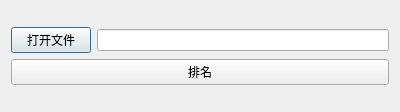
<?xml version="1.0" encoding="UTF-8"?>
<ui version="4.0">
 <class>teamDialog</class>
 <widget class="QDialog" name="teamDialog">
  <property name="geometry">
   <rect>
    <x>0</x>
    <y>0</y>
    <width>400</width>
    <height>112</height>
   </rect>
  </property>
  <property name="windowTitle">
   <string>Dialog</string>
  </property>
  <property name="modal">
   <bool>true</bool>
  </property>
  <layout class="QGridLayout" name="gridLayout">
   <item row="0" column="0">
    <layout class="QVBoxLayout" name="verticalLayout">
     <item>
      <layout class="QHBoxLayout" name="horizontalLayout">
       <item>
        <widget class="QPushButton" name="inButton">
         <property name="text">
          <string>打开文件</string>
         </property>
        </widget>
       </item>
       <item>
        <widget class="QLineEdit" name="lineEdit"/>
       </item>
      </layout>
     </item>
     <item>
      <widget class="QPushButton" name="doButton">
       <property name="text">
        <string>排名</string>
       </property>
      </widget>
     </item>
    </layout>
   </item>
  </layout>
 </widget>
 <resources/>
 <connections/>
</ui>
